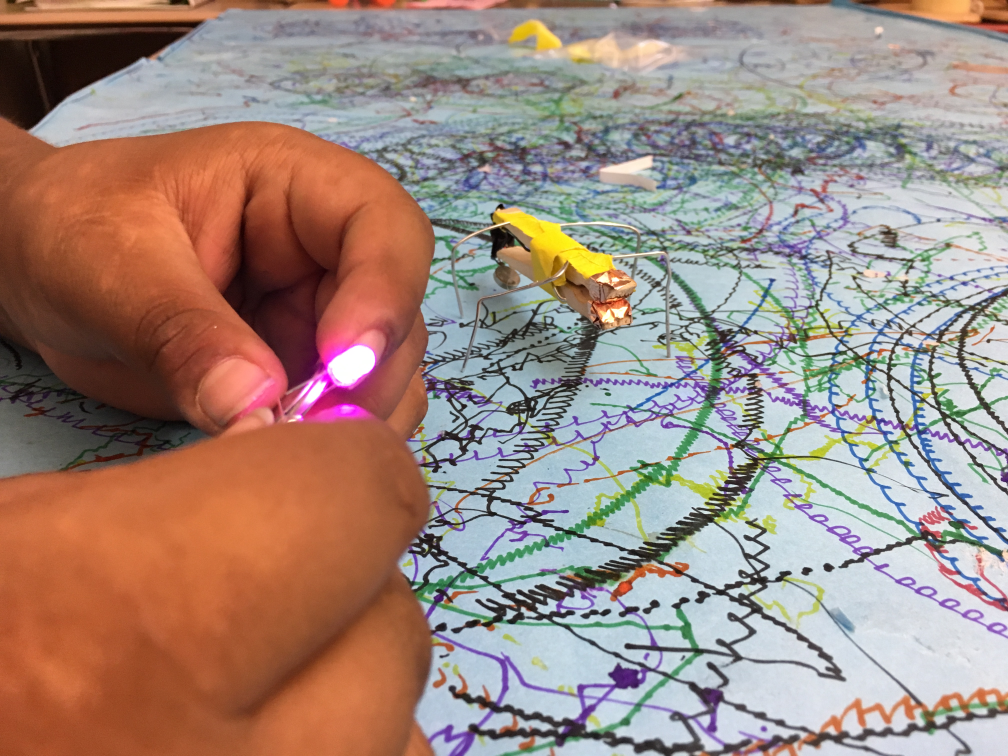
#> input picture assets/photos/brochurepic-hires.jpg, 4032 x 3024 px (shown at 1/4 size)
$ python prepare_photos.py
#> lines starting #> are read from the running program, lines starting #| are printed output that depends on the picture
#> in prepare_tile, img is the input picture: PIL image 4032x3024 RGB; mean R, G, B 161, 137.3, 127.3
#!/usr/bin/env python3
"""Crop and resize Flickr originals for trifold tile slots.

Each tile has a fixed aspect ratio baked into build.py CSS.  Source photos
are center-cropped with per-image focal points so the subject stays in frame.
Output JPEGs land in assets/photos/ at print-friendly resolution (~300 DPI
for the panel width they occupy).
"""

from pathlib import Path

from PIL import Image, ImageOps

ROOT = Path(__file__).parent
FLICKR_SRC = ROOT / "assets" / "photos" / "source"
PHOTOS_SRC = ROOT / "assets" / "photos"
OUT = ROOT / "assets" / "photos"

# (source dir, source filename, output filename, target width, aspect w/h, focus_x, focus_y)
TILES = [
    (
        PHOTOS_SRC,
        "brochurepic-hires.jpg",
        "tile-brochurepic.jpg",
        1600,
        16 / 8,  # tile--wide
        0.50,
        0.48,  # original draft hands-on making (scribble bot + LED)
    ),
    (
        FLICKR_SRC,
        "54946643368_lightburn.jpg",
        "tile-circuits.jpg",
        1200,
        4 / 3,
        0.48,
        0.42,  # LightBurn workspace centred on screen
    ),
    (
        FLICKR_SRC,
        "54957714109_snas25.jpg",
        "tile-vex.jpg",
        1600,
        16 / 8.0,  # crop looser than tile--short (16/6.2); cover + object-position in CSS
        0.5,
        0.40,  # balance faces (upper) with field/robots (lower)
    ),
    (
        FLICKR_SRC,
        "35537136070_vex-iq-chassis.jpg",
        "tile-teamwork.jpg",
        1600,
        16 / 8,  # tile--wide
        0.5,
        0.44,  # hands-on VEX IQ chassis build (not competition)
    ),
]


def crop_to_aspect(
    img: Image.Image, aspect: float, focus_x: float = 0.5, focus_y: float = 0.5
) -> Image.Image:
    """Center-biased crop; focus 0=left/top, 1=right/bottom."""
#> called with aspect = 2, focus_x = 0.5, focus_y = 0.48
    w, h = img.size
#> w = 4032; h = 3024
    current = w / h
#> current = 1.33
    if current > aspect:
        new_w = int(h * aspect)
        x0 = max(0, min(w - new_w, int((w - new_w) * focus_x)))
        return img.crop((x0, 0, x0 + new_w, h))
    new_h = int(w / aspect)
#> new_h = 2016
    y0 = max(0, min(h - new_h, int((h - new_h) * focus_y)))
#> y0 = 483
    return img.crop((0, y0, w, y0 + new_h))
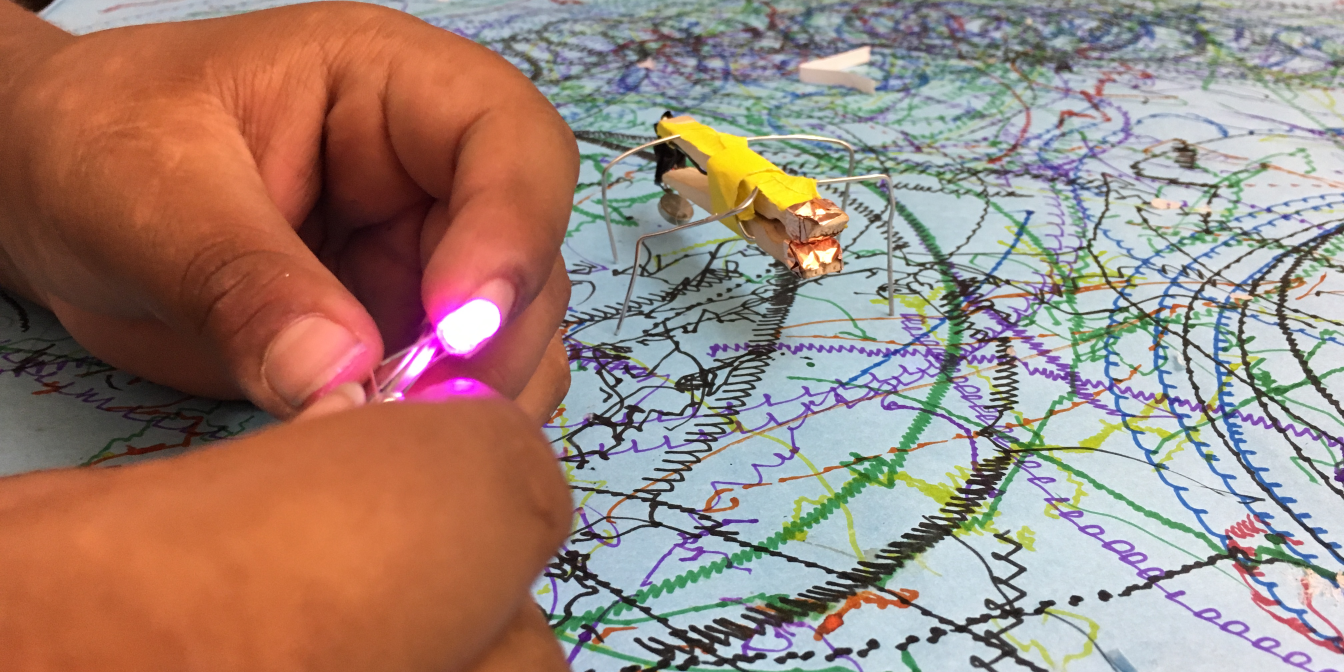
#> returned value: PIL image 4032x2016 RGB (shown at 1/3 size); mean R, G, B 159.1, 134.5, 123.9


def prepare_tile(
    src_dir: Path,
    src_name: str,
    out_name: str,
    width: int,
    aspect: float,
    focus_x: float,
    focus_y: float,
) -> None:
    src = src_dir / src_name
    img = ImageOps.exif_transpose(Image.open(src).convert("RGB"))
    cropped = crop_to_aspect(img, aspect, focus_x, focus_y)
    height = round(width / aspect)
    resized = cropped.resize((width, height), Image.Resampling.LANCZOS)
    dest = OUT / out_name
    resized.save(dest, "JPEG", quality=92, optimize=True, subsampling=0)
    label = "draft" if src_dir == PHOTOS_SRC else "flickr"
    print(f"  {out_name}: {resized.size[0]}x{resized.size[1]}  ({label}: {src_name})")
#|   tile-brochurepic.jpg: 1600x800  (draft: brochurepic-hires.jpg)


def main() -> None:
    print("Preparing trifold photo tiles …")
    for args in TILES:
        prepare_tile(*args)
#> pass 2 of the loop in main, `for args in TILES:`:
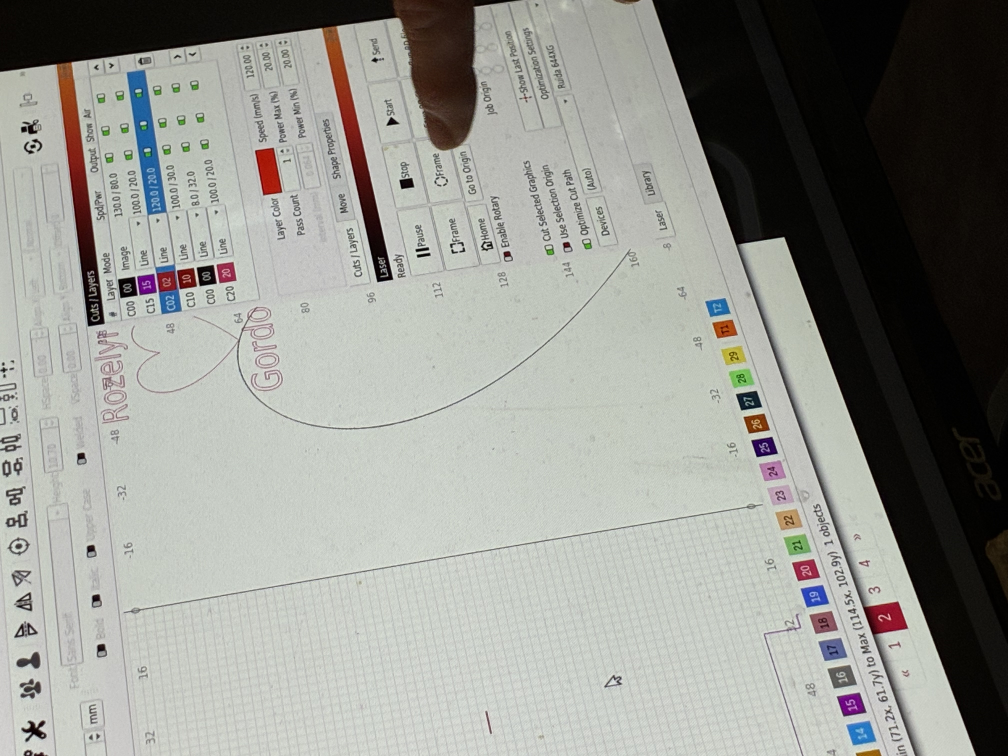
#> input picture assets/photos/source/54946643368_lightburn.jpg, 4032 x 3024 px (shown at 1/4 size)
#> in prepare_tile (call 2), `img = ImageOps.exif_transpose(Image.open(src).convert("RGB"))`:
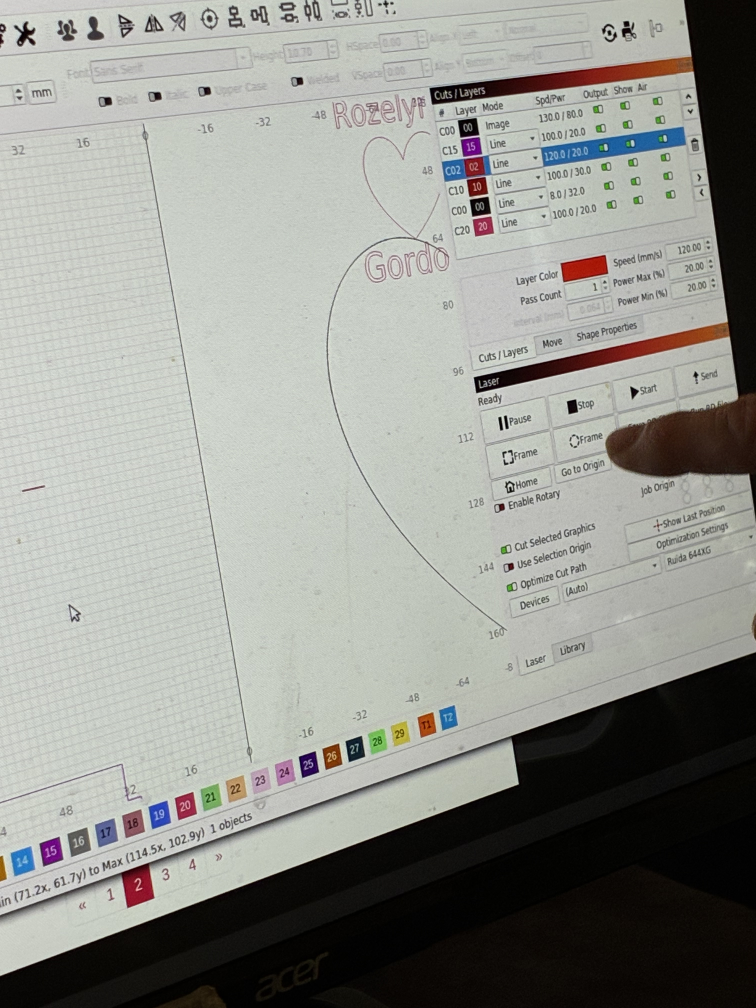
#> img: PIL image 3024x4032 RGB (shown at 1/4 size); mean R, G, B 148.5, 149.6, 143.9
#> in crop_to_aspect (call 2), `return img.crop((0, y0, w, y0 + new_h))`:
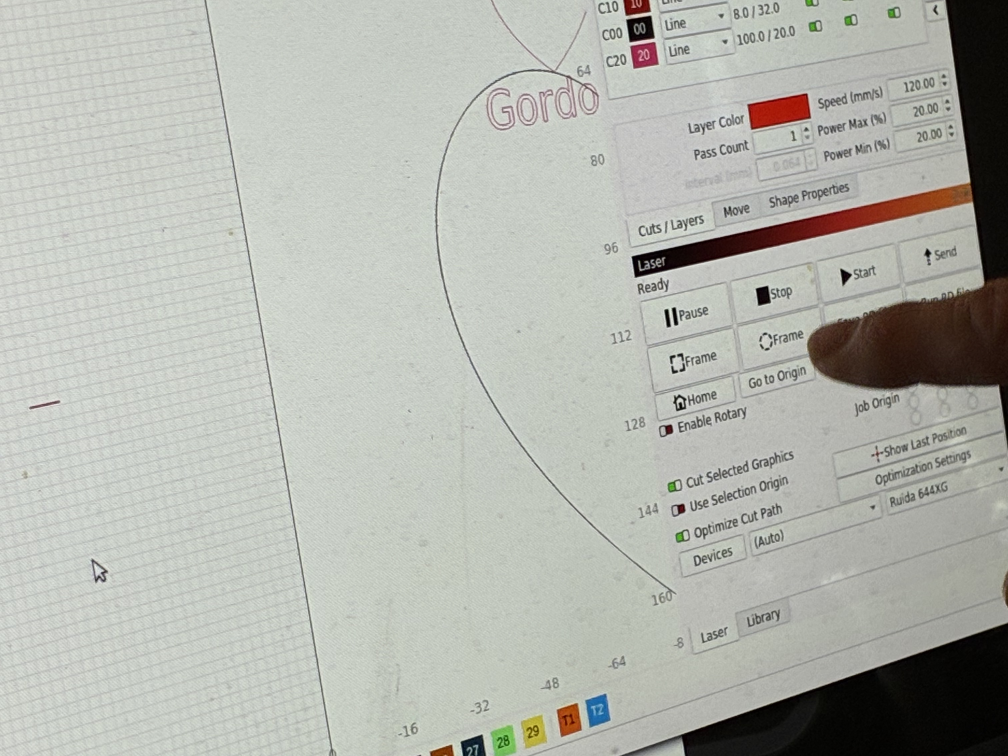
#> returned value: PIL image 3024x2268 RGB (shown at 1/3 size); mean R, G, B 178.8, 180.9, 173.8
#> resized: PIL image 1200x900 RGB
#|   tile-circuits.jpg: 1200x900  (flickr: 54946643368_lightburn.jpg)
    print("Done.")


if __name__ == "__main__":
#> (the run stopped early here; a loop or call above may not have finished)
